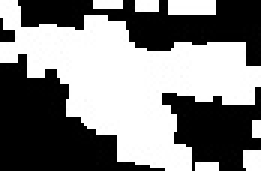
#> input picture sample.jpg, 87 x 57 px, given in place of the camera (shown 3 times larger)
$ python webcam.py
#> lines starting #> are read from the running program, lines starting #| are printed output that depends on the picture
### lib/functions.py
# -*- coding: utf-8 -*-
"""
Created on Sat Sep 12 11:21:59 2020

@author: broch
"""

# ##############  FUNÇÕES ###########
import numpy as np
import itertools as it
import lib.colors as colors
import matplotlib.pyplot as plt
import cv2
import configs.config as config


def r(number):  # Faz o ajuste de escala
    return int(number * config.RESIZE_RATIO)


def get_frame(cap, resize_ratio=config.RESIZE_RATIO):
    # " Grabs a frame from the video vcture and resizes it. "
#> called with resize_ratio = 0.667
    ret, frame = cap.read()
#> frame is the input picture: shape (57, 87, 3); min 0, max 255, mean 128.9
    if ret:
        (h, w) = frame.shape[:2]
#> h = 57; w = 87
        frame = cv2.resize(
            frame,
            (int(w * resize_ratio), int(h * resize_ratio)),
            interpolation=cv2.INTER_CUBIC,
        )
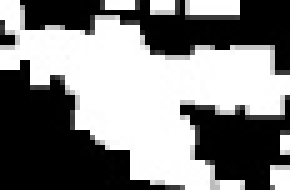
#> frame: shape (38, 58, 3) (shown 5 times larger); min 0, max 255, mean 129.3
    return ret, frame


# [221 lines left out: functions show_results_on_screen, skip_video, should_skip_this, not called in this run]


# [2 lines that do not run on import are left out]

### webcam/tracking.py
# -*- coding: utf-8 -*-
"""
Created on Sat Sep 12 21:26:30 2020

@author: broch
"""
import cv2
import uuid


class Tracking:
    def __init__(self, resize_ratio, lock_on_max, lock_on_min):
        self.lock_on_max = lock_on_max
        self.lock_on_min = lock_on_min
        self.resize_ratio = resize_ratio
        self.closest_blob = None
        self.tracked_blobs = []
        self.frame_time = 0.0

    def r(self, number):
        return int(number * self.resize_ratio)

    # [60 lines left out: functions __lock_on, __add_new_center_to_trail, __is_moving_up, __create_tracked_blobs_dict, tracking, remove_expired_track, not called in this run]


# [2 lines that do not run on import are left out]

### webcam/webcam.py
# -*- coding: utf-8 -*-
"""
Created on Sun Sep 13 23:25:46 2020

@author: broch
"""

import time
import uuid
import numpy as np
import cv2
import lib.functions as t
import datetime
from image_processing import ImageProcessing
from tracking import Tracking
from sys import exit

# ########  CONSTANT VALUES ###################################################
# RESIZE_RATIO: From 1080p capture ->  720p=.6667 480p=.4445 360p=.33333 240p=.22222 144p=.13333
RESIZE_RATIO = 0.6667
if RESIZE_RATIO > 1 and RESIZE_RATIO < 0:
    exit("ERROR: RESIZE_RATIO must be 0 to 1 only")
CLOSE_VIDEO = 3000  # Closes the video when frame counter reaches the given value

SHOW_ROI = True
SHOW_TRACKING_AREA = True
SHOW_TRAIL = True
SHOW_CAR_RECTANGLE = True

SHOW_FRAME_COUNT = True

# ---- Tracking Values ----
# The maximum distance a blob centroid is allowed to move in order to
# consider it a match to a previous scene's blob.
BLOB_LOCKON_DIST_PX_MAX = 150  # default = 50 p/ ratio 0.35
BLOB_LOCKON_DIST_PX_MIN = 5  # default 5
MIN_AREA_FOR_DETEC = 20000  # Default 3000

# Tracking area limits
BOTTOM_LIMIT_TRACK = 430
UPPER_LIMIT_TRACK = 50

MIN_CENTRAL_POINTS = (
    5  # Minimum number of points needed to calculate speed | default 10
)
# The number of seconds a blob is allowed to sit around without having
# any new blobs matching it.
BLOB_TRACK_TIMEOUT = 0.5  # Default 0.7 or 0.1

# FIRST_PCT and SECND_PCT delimit the Region of Interest (ROI)
FIRST_PCT = 5
SECND_PCT = 20

# ---- Speed Values ----
CORRECTION_FACTOR = 1  # Default 2.10
# ####### END - CONSTANT VALUES ###############################################

# #### Variable Values #### DO NOT CHANGE
avg_speed = 0.0
calculated_fps = 0
avg_fps = 0
frameCounter = 0

object_area = []
process_times = []

cap = cv2.VideoCapture(0, cv2.CAP_DSHOW)
FPS = 30
WIDTH = int(cap.get(cv2.CAP_PROP_FRAME_WIDTH))  # returns webcam's width
HEIGHT = int(cap.get(cv2.CAP_PROP_FRAME_HEIGHT))  # returns webcam's height

bgsMOG = cv2.createBackgroundSubtractorMOG2(
    history=10, varThreshold=50, detectShadows=0
)

# ##############  FUNCTIONS #####################################################


def r(numero):
    return int(numero * RESIZE_RATIO)


def calculate_speed(trails, fps, correction_factor):
    med_area_meter = 3.9  # Estimated value
    med_area_pixel = r(BOTTOM_LIMIT_TRACK - UPPER_LIMIT_TRACK)
    qntd_frames = MIN_CENTRAL_POINTS + 1  # len(trails)  # default 11
    dist_pixel = cv2.norm(trails[0], trails[MIN_CENTRAL_POINTS])
    dist_meter = dist_pixel * (med_area_meter / med_area_pixel)
    speed = (dist_meter * 3.6 * correction_factor) / (qntd_frames * (1 / fps))
    return round(speed, 1)


# ########## END  FUNCTIONS #####################################################
now = datetime.datetime.now()

KERNEL_ERODE = np.ones((r(5), r(5)), np.uint8)  # Default (r(12), r(12))
# Default (r(120), r(400))
KERNEL_DILATE = np.ones((r(120), r(1280)), np.uint8)

object_tracking = Tracking(
    RESIZE_RATIO, BLOB_LOCKON_DIST_PX_MAX, BLOB_LOCKON_DIST_PX_MIN
)

while True:
    ret, frame = t.get_frame(cap, RESIZE_RATIO)
#> ret = True
    frame_time = time.time()

    start_frame_time = time.time()
    frame = cv2.flip(frame, 1)
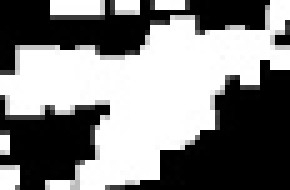
#> frame: shape (38, 58, 3) (shown 5 times larger); min 0, max 255, mean 129.3
    frame_gray = cv2.cvtColor(frame, cv2.COLOR_BGR2GRAY)
#> (the run stopped early here; a loop or call above may not have finished)
